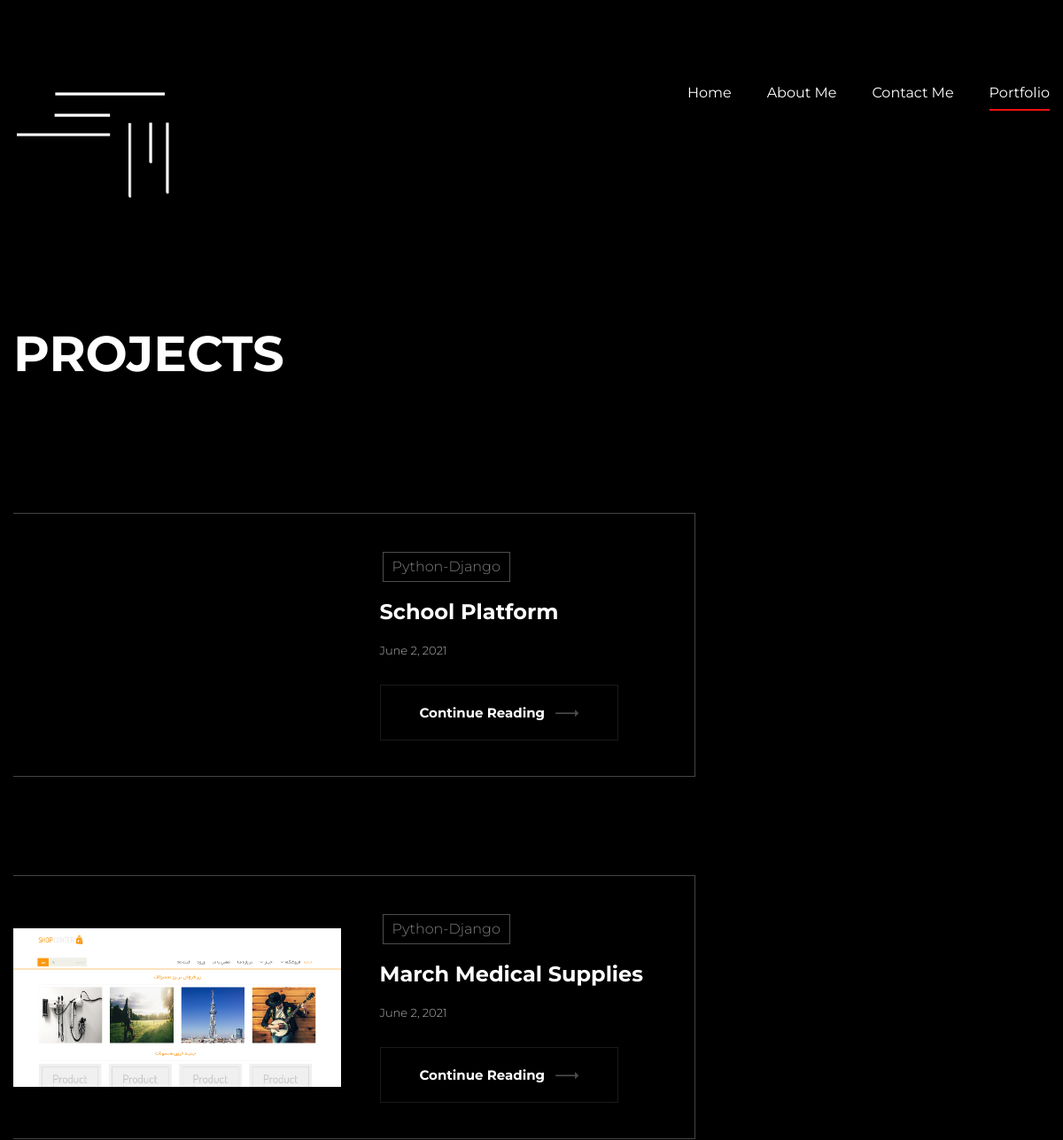
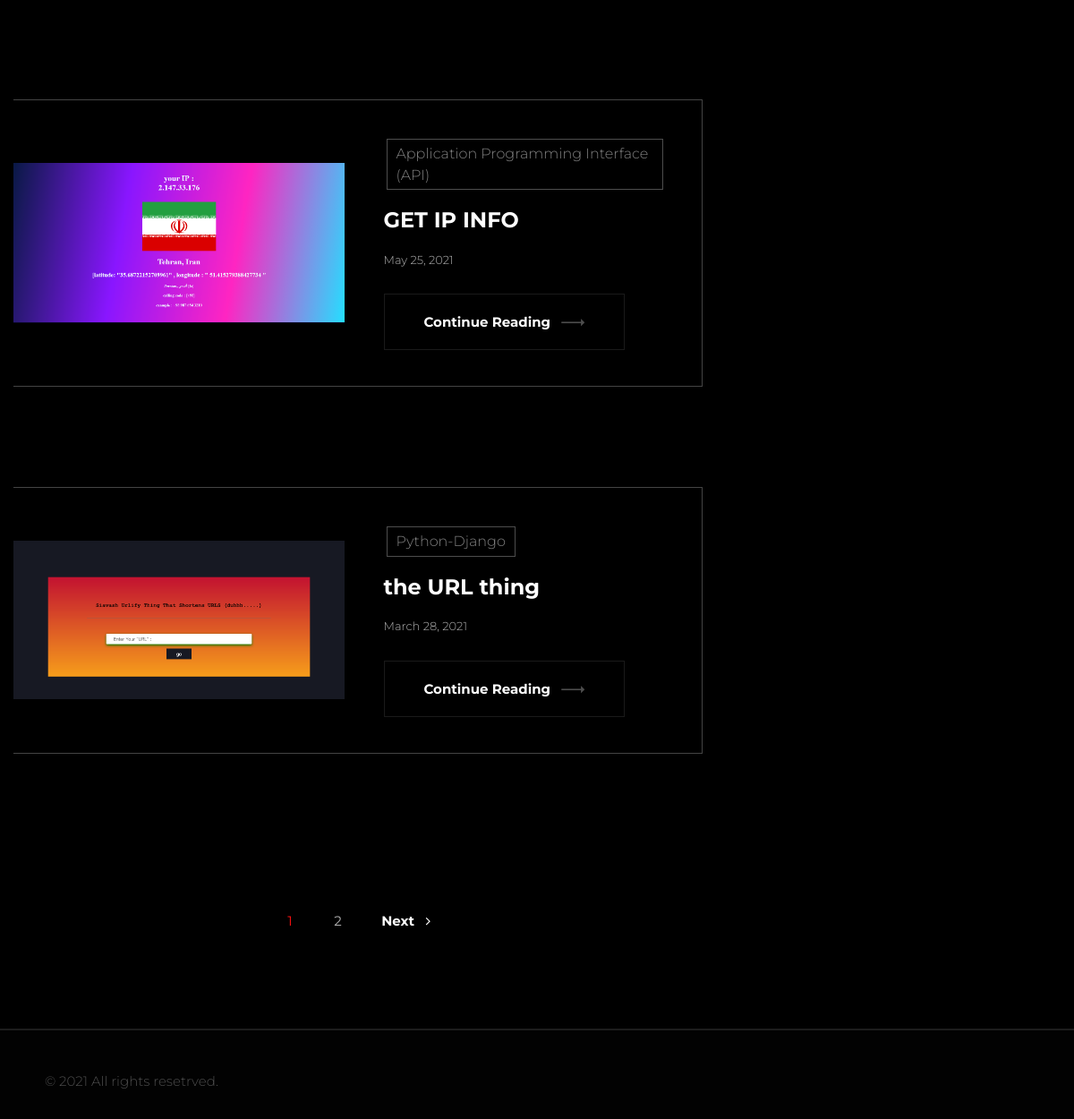
The app's page /projects with its own data (2 pictures, top to bottom).
### CVprojects/models.py (models this page shows, shortened)
class Categories(models.Model):
    category = models.CharField(max_length=40)
    objects  = CategoryManager()
    def __str__(self):
        return self.category

class Project(models.Model):
    title       = models.CharField(max_length=50, blank=False)
    caption     = models.TextField(max_length=700, blank=False)
    slug        = models.SlugField(max_length=20, blank=True, unique=True)
    technology      = models.ManyToManyField(LANGUAGE, blank=True)
    category        = models.ManyToManyField(Categories, blank=True)
    key_features    = models.TextField(max_length=700, blank=True)
    source_code = models.CharField(max_length=200, blank=True)
    PreviwLink  = models.CharField(max_length=200, blank=True)
    imagMain    = models.ImageField(blank=False, upload_to=media_upload_path)
    views    = models.PositiveIntegerField(default=0)
    isActive = models.BooleanField(default=True)
    objects = ProjectsManager()
    timestamp = models.DateTimeField(auto_now_add=True)
    def get_absolute_url(self):
        return f"/projects/{self.slug}"

### CVprojects/views.py (the view)
# urls.py: path('projects', projects),
def projects(request, *args, **kwargs):
    projectList = Project.objects.get_all_active().order_by('-timestamp')
    paginator = Paginator(projectList, 4, allow_empty_first_page=True)
    pageRequest = request.GET.get('page')
    pageObj = paginator.get_page(pageRequest)
    context = {
        'list'       :  pageObj,
        'paginator'  : paginator,
        'pageRequest': pageRequest
    }
    return render(request, 'projects.html', context)

### CVprojects/models.py (called while the page is built)
    def get_all_active(self):
        return self.get_queryset().filter(isActive=True)

### CVprojects/templates/projects.html (shortened to what this page needs)
{% load static %}
{% load render_partial %}
<!DOCTYPE html>
<html lang="en">
    <head>
        {% include 'components/head.html' %}
   </head>
<body>
    <div class="page-wrapper">
        {% include 'components/siteheader.html'%}
        <section class="page-title">
            <div class="auto-container">
                <h1>Projects</h1>
            </div>
        </section>
        <div class="sidebar-page-container">
            <div class="auto-container">
                <div class="row clearfix">
                    <div class="content-side col-lg-8 col-md-12 col-sm-12">
                        <div class="blog-details">
                            {% for project in list %}
                            <div class="news-block-two">
                                <div class="inner-box project-border">
                                    <div class="row clearfix">
                                        <div class="flex-align-center image-column col-lg-6 col-md-6 col-sm-12">
                                            <div class="inner-column">
                                                <div class="image">
                                                    <a href="{{project.get_absolute_url}}"><img src="{{project.imagMain.url}}" alt=""></a>
                                                </div>
                                            </div>
                                        </div>
                                        <div class="content-column col-lg-6 col-md-6 col-sm-12">
                                            <div class="inner-column">
                                                {% for cat in project.category.all %}
                                                <div class="category">{{cat}}</div>
                                                {%endfor%}
                                                <h4><a href="{{project.get_absolute_url}}">{{project.title}}</a></h4>
                                                <div class="post-date">{{project.timestamp | date}}</div>
                                                <a href="{{project.get_absolute_url}}" class="theme-btn btn-style-one">continue reading <span class="arrow flaticon-next-3"></span></a>
                                            </div>
                                        </div>
                                    </div>
                                </div>
                            </div>
                            <br><br><br>
                            {% endfor %}
                            <div class="paginator">
                                <ul class="styled-pagination">
                                    {% for num in paginator.page_range %}
                                    <li><a href="?page={{num}}" class="{% if num == list.number %}active{%endif%}">{{num}}</a></li>
                                    {%endfor%}
                                    {% if list.has_next %}
                                    <li class="next"><a href="?page={{list.next_page_number}}">Next &nbsp; <span class="fa fa-angle-right"></span></a></li>
                                    {% endif %}
                                </ul>
                            </div>
                        </div>
                    </div>
                </div>
            </div>
        </div>
        <footer class="main-footer">
            {% include 'components/footer.html' %}
        </footer>
    </div>
</body>
</html>

### assets/css/responsive.css (style rules this page uses)
@media only screen and (max-width: 5000px) { .page-wrapper { overflow:hidden; } }
@media only screen and (max-width: 1340px) { .page-wrapper { overflow:hidden; } }

### assets/css/myCss.css (style rules this page uses)
.category { margin: 3px; }
.flex-align-center { display: flex; align-items: center; }
.project-border { border: 1px solid rgba(255, 255, 255, 0.267) !important; border-left: none !important; }
.paginator { text-align: center; }

### records on screen
Project: title "School Platform", timestamp "June 2, 2021"
Categories: category "Python-Django"
Project: imagMain (picture), title "March Medical Supplies", timestamp "June 2, 2021"
Project: imagMain (picture), title "GET IP INFO", timestamp "May 25, 2021"
Categories: category "Application Programming Interface (API)"
Project: imagMain (picture), title "the URL thing", timestamp "March 28, 2021"

### other values on screen
{{ num }} "1" "2"
